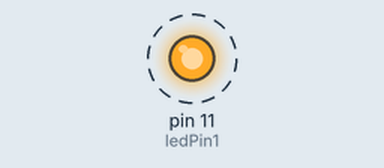
Simulated run of this program. Board: Raspberry Pi (header pin numbers). On the bench: output pins drawn as LEDs (lit = HIGH). Dashed ring = blinking.

Above: at 0.2 s.
Timing chart, 0 to 3.0 s (numbered marks = the images above):
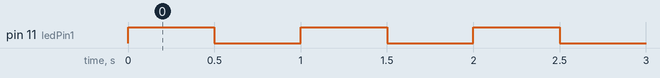

The program:

my-led-on-off.py
```python
import RPi.GPIO as GPIO
import time

GPIO.setwarnings(False)
ledPin1 = 11

GPIO.setmode(GPIO.BOARD)
GPIO.setup(ledPin1, GPIO.OUT)
GPIO.output(ledPin1, GPIO.HIGH)

while True:
    GPIO.output(ledPin1, GPIO.HIGH)
    time.sleep(0.5)
    GPIO.output(ledPin1, GPIO.LOW)
    time.sleep(0.5)


GPIO.cleanup();
```

Measured:
- by itself, pin 11 (ledPin1): alternates HIGH for 0.50 s and LOW for 0.50 s
